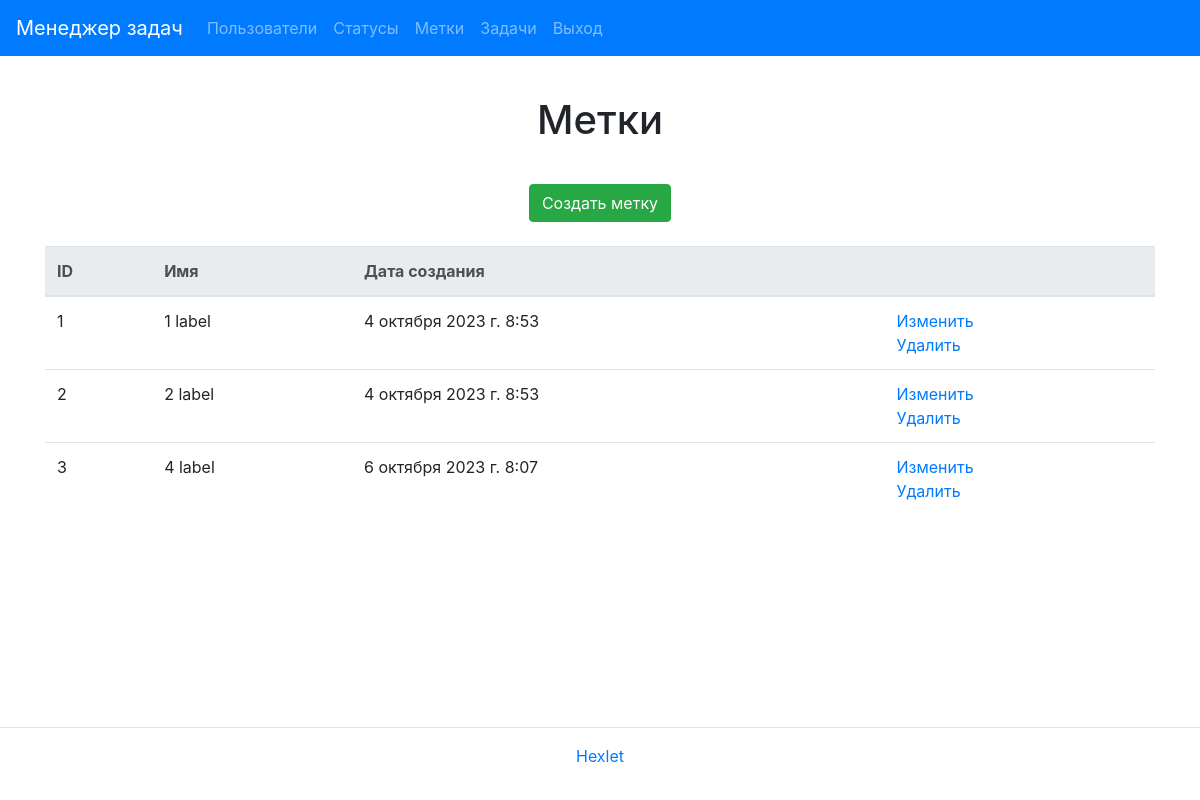
The app's page /labels/ (signed in), older data.
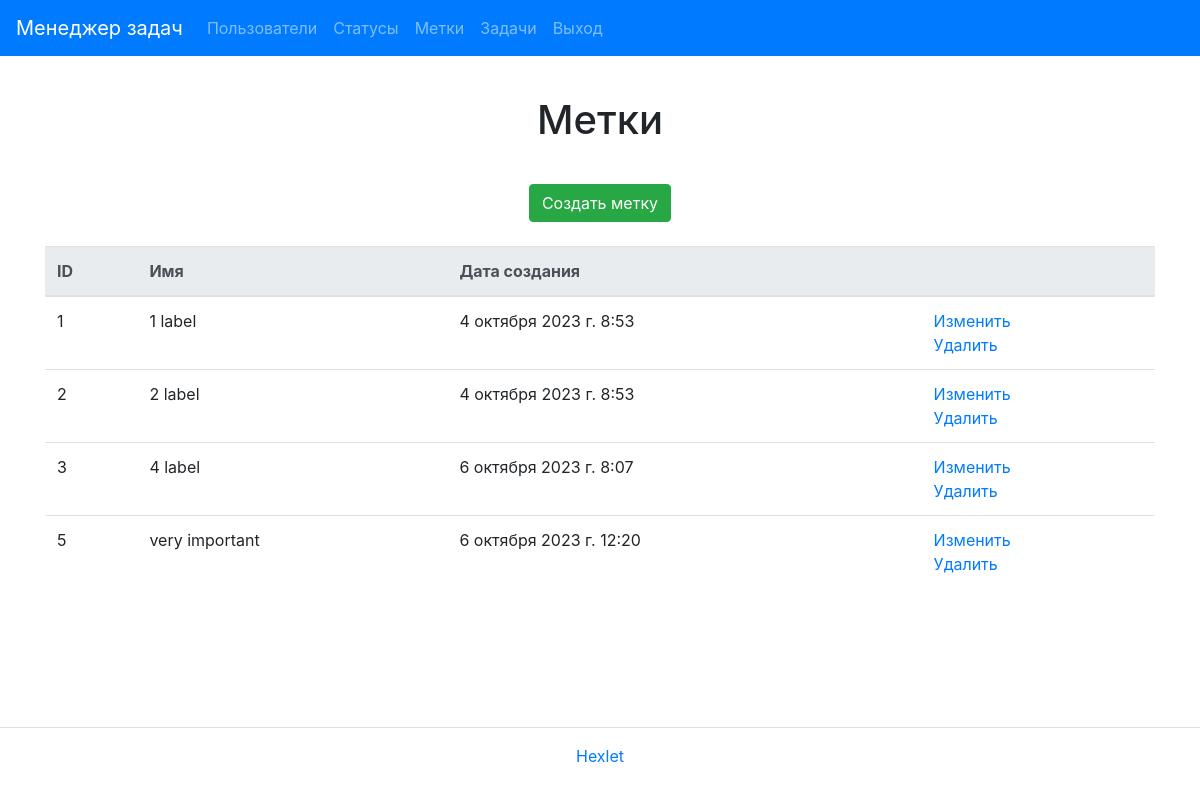
The same page, newer data.
### task_manager/labels/models.py (models this page shows, shortened)
class Label(models.Model):
    name = models.CharField(
        _('Name'),
        max_length=30,
        blank=False,
        null=False,
        unique=True
    )
    created_at = models.DateTimeField(_("created_at"), default=timezone.now)
    class Meta:
        verbose_name = _('Label')
        verbose_name_plural = _('Labels')

### task_manager/labels/views.py (the view)
# urls.py: path('', LabelList.as_view(), name='label_index'),
class LabelList(UserLoginMixin, ListView):
    model = Label
    template_name = 'labels/index.html'
    context_object_name = 'labels'

### task_manager/templates/labels/index.html
{% extends "base.html" %}
{% load i18n %}
{% block title %}<h1 class="my-4 text-center">{% trans "Labels" %}</h1>{% endblock %}
{% block content %}
<div class="container">
  <div class="d-flex justify-content-center mt-3 mb-0">
    <a class="btn btn-success btn-md" href="{% url 'label_create' %}">{% trans "Create label" %}</a>
  </div>
  <table class="table table-lg-responsive table-hover mt-4">
    <thead class="thead-light">
        <tr>
            <th>{% trans "ID" %}</th>
            <th>{% trans "Name" %}</th>
            <th>{% trans "Creation date" %}</th>
            <th></th>
        </tr>
    </thead>
        {% if labels %}
        <tbody>
            {% for label in labels %}
            <tr>
                <td>{{ label.id }}</td>
                <td>{{ label.name }}</td>
                <td>{{ label.created_at }}</td>
                <td>
                    <a href="{% url 'label_update' label.id %}">{% trans "Modify" %}</a>
                    <br>
                    <a href="{% url 'label_delete' label.id %}">{% trans "Delete" %}</a>
                </td>
            </tr>
            {% endfor %}
        {% endif %}
        </tbody>
  </table>
</div>
{% endblock %}

Row changes from the older to the newer data that the page shows:
added Label: id "5", name "very important", created_at "6 октября 2023 г. 12:20"
